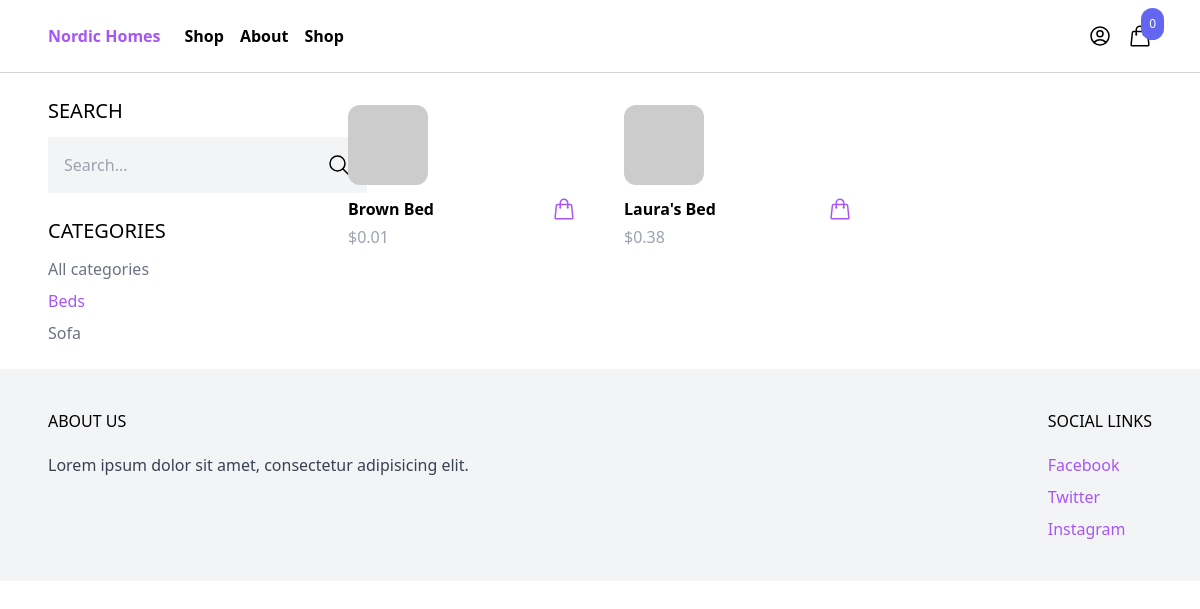
Screenshot of /shop/?category=bed-category with the database file from the repository.
### product/models.py (models this page shows, shortened)
class Category(models.Model):
    name = models.CharField(max_length=255)
    slug = models.SlugField()
    class Meta:
        ordering = ('name',)

class Product(models.Model):
    category = models.ForeignKey(Category, related_name='products', on_delete=models.CASCADE)
    name = models.CharField(max_length=255)
    slug = models.SlugField()
    description = models.TextField(blank=True, null=True)
    price = models.IntegerField()
    created_at = models.DateTimeField(auto_now_add=True)
    image = models.ImageField(upload_to='uploads/', blank=True, null=True)
    thumbnail = models.ImageField(upload_to='uploads/', blank=True, null=True)
    class Meta:
        ordering = ('-created_at',)
    def get_display_price(self):
        return self.price / 100
    def get_thumbnail(self):
        if self.thumbnail:
            return self.thumbnail.url
        else:
            if self.image:
                self.thumbnail = self.make_thumbnail(self.image)
                self.save()
                return self.thumbnail.url
            else:
                return 'https://via.placeholder.com/240x240x.jpg'

### core/views.py (the view)
# urls.py: path('shop/', shop, name='shop'),
def shop(request):
    products = Product.objects.all()
    categories = Category.objects.all()
    active_category = request.GET.get('category', '')
    if active_category:
        products = products.filter(category__slug=active_category) # nos quedamos con los productos que tengan relacion donde el objeto categoria
    query = request.GET.get('query', '')
    if query:
        products = products.filter(Q(name__icontains=query) | Q(description__icontains=query)) # Buscamos por nombre y descripcion
    context = {
        'products': products,
        'categories': categories,
        'active_category': active_category,
    }
    return render(request, 'core/shop.html', context)

### cart/cart.py (called while the page is built)
    def __len__(self):
        return sum(item['quantity'] for item in self.cart.values())

### cart/context_processors.py (called while the page is built)
def cart(request):
    return {'cart': Cart(request)}

### core/templates/core/shop.html
{% extends 'core/base.html' %}
{% block content %}
<div class="max-w-6xl mx-auto flex flex-wrap items-start py-6 px-6 xl:px-0">
    <div class="filters w-full lg:w-1/4">
        <h3 class="mb-3 text-xl uppercase">Search</h3>
        <form method="get" action=".">
            <div class="flex">
                <input type="text" name="query" class="p-4 bg-gray-100 border-0" placeholder="Search...">
                <button class="p-4 bg-gray-100 border-0">
                    <svg xmlns="http://www.w3.org/2000/svg" fill="none" viewBox="0 0 24 24" stroke-width="1.5" stroke="currentColor" class="size-6">
                        <path stroke-linecap="round" stroke-linejoin="round" d="m21 21-5.197-5.197m0 0A7.5 7.5 0 1 0 5.196 5.196a7.5 7.5 0 0 0 10.607 10.607Z" />
                    </svg>
                </button>
            </div>
        </form>
        <h3 class="mt-6 mb-3 text-xl uppercase">Categories</h3>
        <ul class="space-y-2">
            <li><a href="{% url 'shop' %}" class="{% if not active_category %}text-purple-500{% else %}text-gray-500{% endif %}">All categories</a></li>
            {% for category in categories %}
                <li><a href="{% url 'shop' %}?category={{category.slug}}" class="{% if category.slug == active_category %}text-purple-500{% else %}text-gray-500{% endif %}">{{category.name}}</a></li>
            {% endfor %}
        </ul>
    </div>
    <div class="products w-full lg:w-3/4 -mt-4 flex items-center flex-wrap">
        {% for product in products %}
            {% include 'product/partials/product_list_item.html' %}
        {% endfor %}
    </div>
</div>
{% endblock %}

### product/templates/product/partials/product_list_item.html (shortened to what this page needs)
<div class="w-full md:w-1/3 xl:w-1/4 p-6">
    <a href="{% url 'product' product.slug %}">
        <img srcset="{{ product.get_thumbnail }}" class="rounded-xl hover:shadow-lg" src="C:\Users\Mauricio_AG\Downloads\FlexStart\assets\img\portfolio\app-1.jpg" alt="">
    </a>
    <div class="pt-3 flex items-center justify-between ">
        <a href="{% url 'product' product.slug %}" class="font-semibold">{{product.name}}</a>
        <a href="{% url 'product' product.slug %}" class="text-purple-500 hover:text-purple-800">
        </a>
    </div>
    <p class="pt-1 text-gray-400">${{product.get_display_price}}</p>
</div>

### rows the page displays
Category: name "Beds"
Category: name "Sofa"
Product: name "Brown Bed", get_display_price "0.01"
Product: name "Laura's Bed", get_display_price "0.38"

### other values shown
{{ cart|length }} "0"
